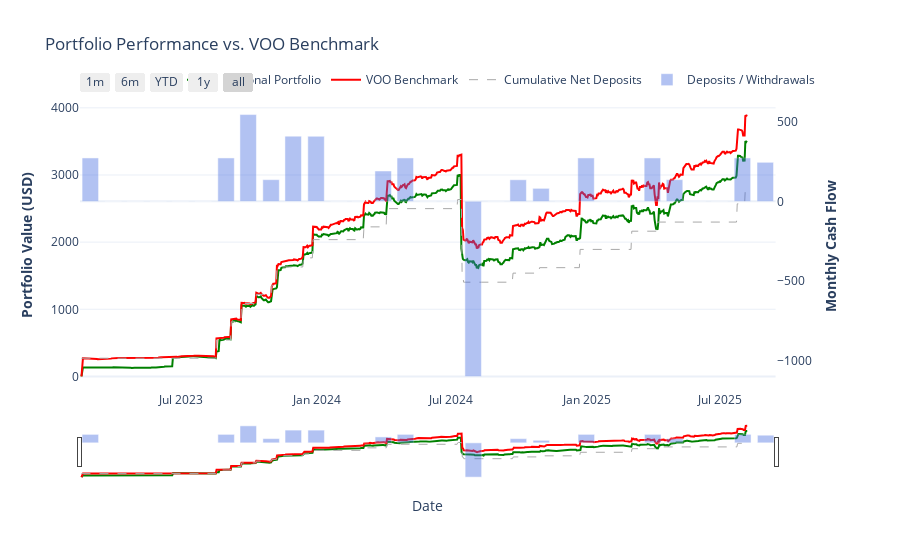

Notebook cell for this chart:
### Markdown cell above
### Visualize Portfolio & Benchmark Performance

### Code cell
# --- 1. Prepare data for the chart ---
# Resample the daily net deposits to get the total for each month
monthly_deposits = benchmark_results["NetDeposit"].resample("ME").sum()

# --- 2. Create the Plotly Figure ---
fig = make_subplots(specs=[[{"secondary_y": True}]])

# --- 3. Add Traces to the Figure ---

# Trace 1: Personal Portfolio Value
fig.add_trace(
    go.Scatter(
        x=portfolio_value.index,
        y=portfolio_value,
        mode="lines",
        name="Personal Portfolio",
        line=dict(color="green", width=2),
    ),
    secondary_y=False,
)

# Trace 2: Benchmark Value
fig.add_trace(
    go.Scatter(
        x=benchmark_results.index,
        y=benchmark_results["TotalValue"],
        mode="lines",
        name=f"{config.BENCHMARK_INDEX} Benchmark",
        line=dict(color="red", width=2),
    ),
    secondary_y=False,
)

# Trace 3: Cumulative Net Deposits
fig.add_trace(
    go.Scatter(
        x=benchmark_results.index,
        y=benchmark_results["NetDeposit"].cumsum(),
        mode="lines",
        name="Cumulative Net Deposits",
        line=dict(color="darkgrey", width=1, dash="dash"),
    ),
    secondary_y=False,
)

# Trace 4: Monthly Deposits/Withdrawals (on secondary y-axis)
fig.add_trace(
    go.Bar(
        x=monthly_deposits.index,
        y=monthly_deposits,
        name="Deposits / Withdrawals",
        marker_color="royalblue",
        opacity=0.4,
    ),
    secondary_y=True,
)

# --- 5. Update Layout and Styling ---
fig.update_layout(
    title_text=f"Portfolio Performance vs. {config.BENCHMARK_INDEX} Benchmark",
    template="plotly_white",
    barmode="relative",
    legend=dict(orientation="h", yanchor="bottom", y=1.02, xanchor="right", x=1),
    xaxis=dict(
        title="Date",
        rangeselector=dict(
            buttons=list(
                [
                    dict(count=1, label="1m", step="month", stepmode="backward"),
                    dict(count=6, label="6m", step="month", stepmode="backward"),
                    dict(count=1, label="YTD", step="year", stepmode="todate"),
                    dict(count=1, label="1y", step="year", stepmode="backward"),
                    dict(step="all"),
                ]
            )
        ),
        rangeslider=dict(visible=True),
        type="date",
    ),
)

# Update Y-Axes Titles
fig.update_yaxes(
    title_text=f"<b>Portfolio Value ({config.BASE_CURRENCY})</b>", secondary_y=False
)
fig.update_yaxes(
    title_text="<b>Monthly Cash Flow</b>",
    secondary_y=True,
    showgrid=False,
    layer="below traces",
)

fig.show()

### Figure 1 — Plotly figure (JSON) as saved in the notebook; plotly's stock layout.template omitted (floating-point values rounded to 4 significant figures; data arrays with more than 128 entries replaced by an {"elided": "..."} marker saying what was removed)
{"data": [{"line": {"color": "green", "width": 2}, "mode": "lines", "name": "Personal Portfolio", "type": "scatter", "x": {"elided": "903 str values"}, "xaxis": "x", "y": {"elided": "903 float values"}, "yaxis": "y"}, {"line": {"color": "red", "width": 2}, "mode": "lines", "name": "VOO Benchmark", "type": "scatter", "x": {"elided": "903 str values"}, "xaxis": "x", "y": {"elided": "903 float values"}, "yaxis": "y"}, {"line": {"color": "darkgrey", "dash": "dash", "width": 1}, "mode": "lines", "name": "Cumulative Net Deposits", "type": "scatter", "x": {"elided": "903 str values"}, "xaxis": "x", "y": {"elided": "903 float values"}, "yaxis": "y"}, {"marker": {"color": "royalblue"}, "name": "Deposits / Withdrawals", "opacity": 0.4, "type": "bar", "x": ["2023-02-28T00:00:00", "2023-03-31T00:00:00", "2023-04-30T00:00:00", "2023-05-31T00:00:00", "2023-06-30T00:00:00", "2023-07-31T00:00:00", "2023-08-31T00:00:00", "2023-09-30T00:00:00", "2023-10-31T00:00:00", "2023-11-30T00:00:00", "2023-12-31T00:00:00", "2024-01-31T00:00:00", "2024-02-29T00:00:00", "2024-03-31T00:00:00", "2024-04-30T00:00:00", "2024-05-31T00:00:00", "2024-06-30T00:00:00", "2024-07-31T00:00:00", "2024-08-31T00:00:00", "2024-09-30T00:00:00", "2024-10-31T00:00:00", "2024-11-30T00:00:00", "2024-12-31T00:00:00", "2025-01-31T00:00:00", "2025-02-28T00:00:00", "2025-03-31T00:00:00", "2025-04-30T00:00:00", "2025-05-31T00:00:00", "2025-06-30T00:00:00", "2025-07-31T00:00:00", "2025-08-31T00:00:00"], "xaxis": "x", "y": [271.6, 0.0, 0.0, 0.0, 0.0, 0.0, 271.6, 543.1, 135.8, 408.0, 407.3, 0.0, 0.0, 190.1, 271.6, 0.0, 0.0, -1096.0, 0.0, 135.0, 81.47, 0.0, 271.6, 0.0, 0.0, 271.6, 135.8, 0.0, 0.0, 271.6, 244.4], "yaxis": "y2"}], "layout": {"barmode": "relative", "legend": {"orientation": "h", "x": 1, "xanchor": "right", "y": 1.02, "yanchor": "bottom"}, "title": {"text": "Portfolio Performance vs. VOO Benchmark"}, "xaxis": {"anchor": "y", "domain": [0, 0.94], "rangeselector": {"buttons": [{"count": 1, "label": "1m", "step": "month", "stepmode": "backward"}, {"count": 6, "label": "6m", "step": "month", "stepmode": "backward"}, {"count": 1, "label": "YTD", "step": "year", "stepmode": "todate"}, {"count": 1, "label": "1y", "step": "year", "stepmode": "backward"}, {"step": "all"}]}, "rangeslider": {"visible": true}, "title": {"text": "Date"}, "type": "date"}, "yaxis": {"anchor": "x", "domain": [0, 1], "title": {"text": "<b>Portfolio Value (USD)</b>"}}, "yaxis2": {"anchor": "x", "layer": "below traces", "overlaying": "y", "showgrid": false, "side": "right", "title": {"text": "<b>Monthly Cash Flow</b>"}}}}
